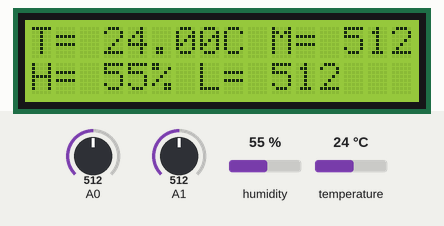
Bench run of a sketch on a simulated Arduino Uno, built with avr-gcc and run on an emulated ATmega328P. Parts: 16×2 character LCD. The inputs (shaded band) are chosen by the test bench; at power-on: humidity 55 %, A0 = 512, A1 = 512, temperature 24 °C. The modem accepts every AT command (registered, SIM ready, sends succeed) and sends nothing else; what the sketch prints to the serial monitor is not drawn.

Above: at 9.3 s.
9.4 s: humidity set to 22 %
At 16.9 s:
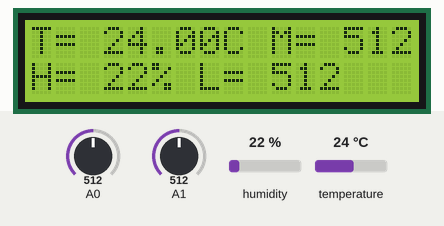
17.5 s: A0 set to 716
At 23.74 s:
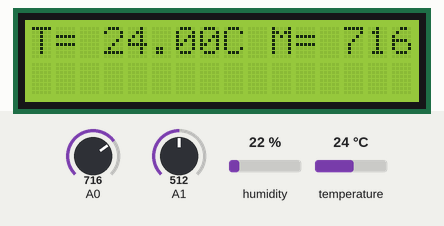
25.2 s: A1 set to 716
At 32.1 s:
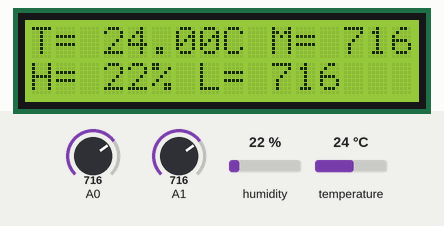
33.0 s: temperature set to 12 °C
At 39.6 s:
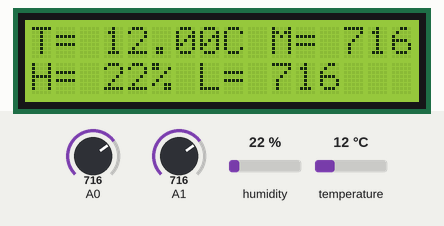
40.7 s: A0 set to 992
At 48.2 s:
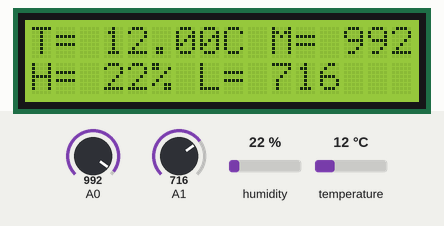
48.5 s: A1 set to 992
At 56.0 s:
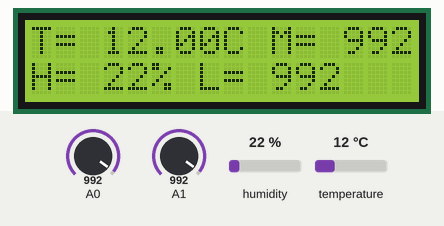
Timing chart, 0 to 57.2 s (numbered marks = the images above; inputs shaded):
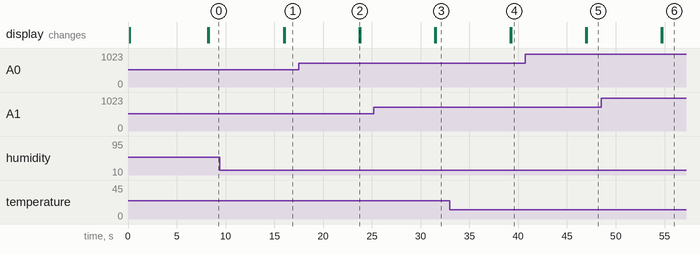

Measured:
- after the input at 9.4 s, the display: first differs from a run without the input after 6.7 s (image 1)
- after the input at 17.5 s, the display: changes after 6.2 s (image 2)
- after the input at 25.2 s, the display: first differs from a run without the input after 6.3 s (image 3)
- after the input at 33.0 s, the display: first changes after 6.2 s (image 4 shows a later state)
- after the input at 40.7 s, the display: first changes after 6.2 s (image 5 shows a later state)
- after the input at 48.5 s, the display: first differs from a run without the input after 6.3 s (image 6)

The sketch:

ThingSpeakCode.ino
```cpp
#include <SoftwareSerial.h>
#include <LiquidCrystal.h>
#include <stdlib.h>
#include <dht.h>

#define DEBUG true
#define DHTPIN 7
#define SSID "D**P"     // "SSID-WiFiname"
#define PASS "DD*******99" // "password"
#define IP "184.106.153.149"      // thingspeak.com ip

String msg = "GET /update?key=66HNZ*****GGI"; //Your ThingSpeak API key
SoftwareSerial esp8266(8,9); //Rx,Tx
LiquidCrystal lcd(12,11,5,4,3,2);
dht DHT;

//Variables
int chk;
float temp;
int hum;
int sensorValue;
int pResistor;
int error;
void setup()
{
  lcd.begin(16, 2);
  lcd.print("Smart Garden");
  delay(100);
  lcd.setCursor(0,1);
  lcd.print("Connecting...");
  Serial.begin(115200);
  esp8266.begin(115200);
  Serial.println("AT");
  esp8266.println("AT");

  delay(1000);

  if(esp8266.find("OK"))
  {
    connectWiFi();
  }
}

void loop()
{
  lcd.clear();
  //lcd.autoscroll();
  start: //label
    error=0;
    int chk = DHT.read11(DHTPIN);
    temp = DHT.temperature;
    hum = DHT.humidity;
    sensorValue = analogRead(A0);
    pResistor = analogRead(A1);
    lcd.setCursor(0, 0);
    lcd.print("T= ");
    lcd.print(temp);
    lcd.print("C");
    lcd.print(" ");
    lcd.print("M= ");
    lcd.print(sensorValue);
    lcd.print(" ");
    delay (100);
    lcd.setCursor(0, 1);
    lcd.print("H= ");
    lcd.print(hum);
    lcd.print("%");
    lcd.print(" ");
    lcd.print("L= ");
    lcd.print(pResistor);
    lcd.print(" ");
    delay(1000);
    updateTemp();
    //Resend if transmission is not completed
    if (error==1)
    {
      goto start; //go to label "start"
    }
  delay(3600);
}

void updateTemp()
{
  String cmd = "AT+CIPSTART=\"TCP\",\"";
  cmd += IP;
  cmd += "\",80";
  Serial.println(cmd);
  esp8266.println(cmd);
  delay(2000);
  if(esp8266.find("Error"))
  {
    return;
  }
  cmd = msg ;
  cmd += "&field1=";    //field 1 for temperature
  cmd += temp;
  cmd += "&field2=";  //field 2 for humidity
  cmd += hum;
  cmd += "&field3=";    //field 3 for moisture
  cmd += sensorValue;
  cmd += "&field4=";  //field 4 for light
  cmd += pResistor;
  cmd += "\r\n";
  Serial.print("AT+CIPSEND=");
  esp8266.print("AT+CIPSEND=");
  Serial.println(cmd.length());
  esp8266.println(cmd.length());
  if(esp8266.find(">"))
  {
    Serial.print(cmd);
    esp8266.print(cmd);
  }
  else
  {
    Serial.println("AT+CIPCLOSE");
    esp8266.println("AT+CIPCLOSE");
    //Resend...
    error=1;
  }

}
boolean connectWiFi()
{
  Serial.println("AT+CWMODE=3");
  esp8266.println("AT+CWMODE=3");
  delay(2000);
  String cmd="AT+CWJAP=\"";
  cmd+=SSID;
  cmd+="\",\"";
  cmd+=PASS;
  cmd+="\"";
  Serial.println(cmd);
  esp8266.println(cmd);
  delay(5000);
  if(esp8266.find("OK"))
  {
    return true;
  }
  else
  {
    return false;
  }
}
```
